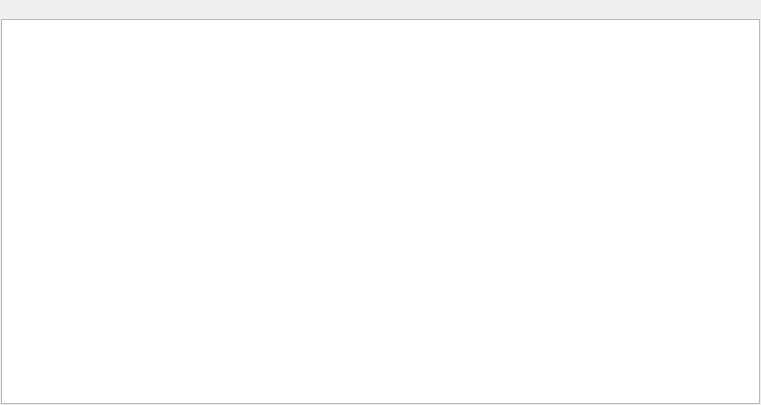
<?xml version="1.0" encoding="UTF-8"?>
<ui version="4.0">
 <class>IssueReportDock</class>
 <widget class="QDockWidget" name="IssueReportDock">
  <property name="geometry">
   <rect>
    <x>0</x>
    <y>0</y>
    <width>761</width>
    <height>405</height>
   </rect>
  </property>
  <property name="floating">
   <bool>true</bool>
  </property>
  <property name="allowedAreas">
   <set>Qt::AllDockWidgetAreas</set>
  </property>
  <property name="windowTitle">
   <string>Active issues</string>
  </property>
  <widget class="QWidget" name="centralWidget">
   <layout class="QVBoxLayout" name="verticalLayout">
    <property name="spacing">
     <number>0</number>
    </property>
    <property name="leftMargin">
     <number>0</number>
    </property>
    <property name="topMargin">
     <number>0</number>
    </property>
    <property name="rightMargin">
     <number>0</number>
    </property>
    <property name="bottomMargin">
     <number>0</number>
    </property>
    <item>
     <widget class="QWidget" name="widget" native="true">
      <layout class="QVBoxLayout" name="verticalLayout_2">
       <property name="spacing">
        <number>1</number>
       </property>
       <property name="leftMargin">
        <number>1</number>
       </property>
       <property name="topMargin">
        <number>1</number>
       </property>
       <property name="rightMargin">
        <number>1</number>
       </property>
       <property name="bottomMargin">
        <number>1</number>
       </property>
       <item>
        <widget class="QToolBar" name="mainToolBar">
         <property name="minimumSize">
          <size>
           <width>0</width>
           <height>0</height>
          </size>
         </property>
         <property name="movable">
          <bool>false</bool>
         </property>
         <property name="toolButtonStyle">
          <enum>Qt::ToolButtonTextBesideIcon</enum>
         </property>
        </widget>
       </item>
       <item>
        <widget class="QTreeView" name="treeView">
         <property name="indentation">
          <number>10</number>
         </property>
        </widget>
       </item>
      </layout>
     </widget>
    </item>
   </layout>
  </widget>
  <action name="actionSave_All">
   <property name="icon">
    <iconset>
     <normaloff>:/icons/icons/blue_down_save.png</normaloff>:/icons/icons/blue_down_save.png</iconset>
   </property>
   <property name="text">
    <string>Save all</string>
   </property>
  </action>
  <action name="actionSave_single">
   <property name="icon">
    <iconset>
     <normaloff>:/icons/icons/blue_up_save.png</normaloff>:/icons/icons/blue_up_save.png</iconset>
   </property>
   <property name="text">
    <string>Save single</string>
   </property>
  </action>
 </widget>
 <layoutdefault spacing="6" margin="11"/>
 <resources>
  <include location="../../Shared/Resources/icons.qrc"/>
 </resources>
 <connections/>
</ui>
